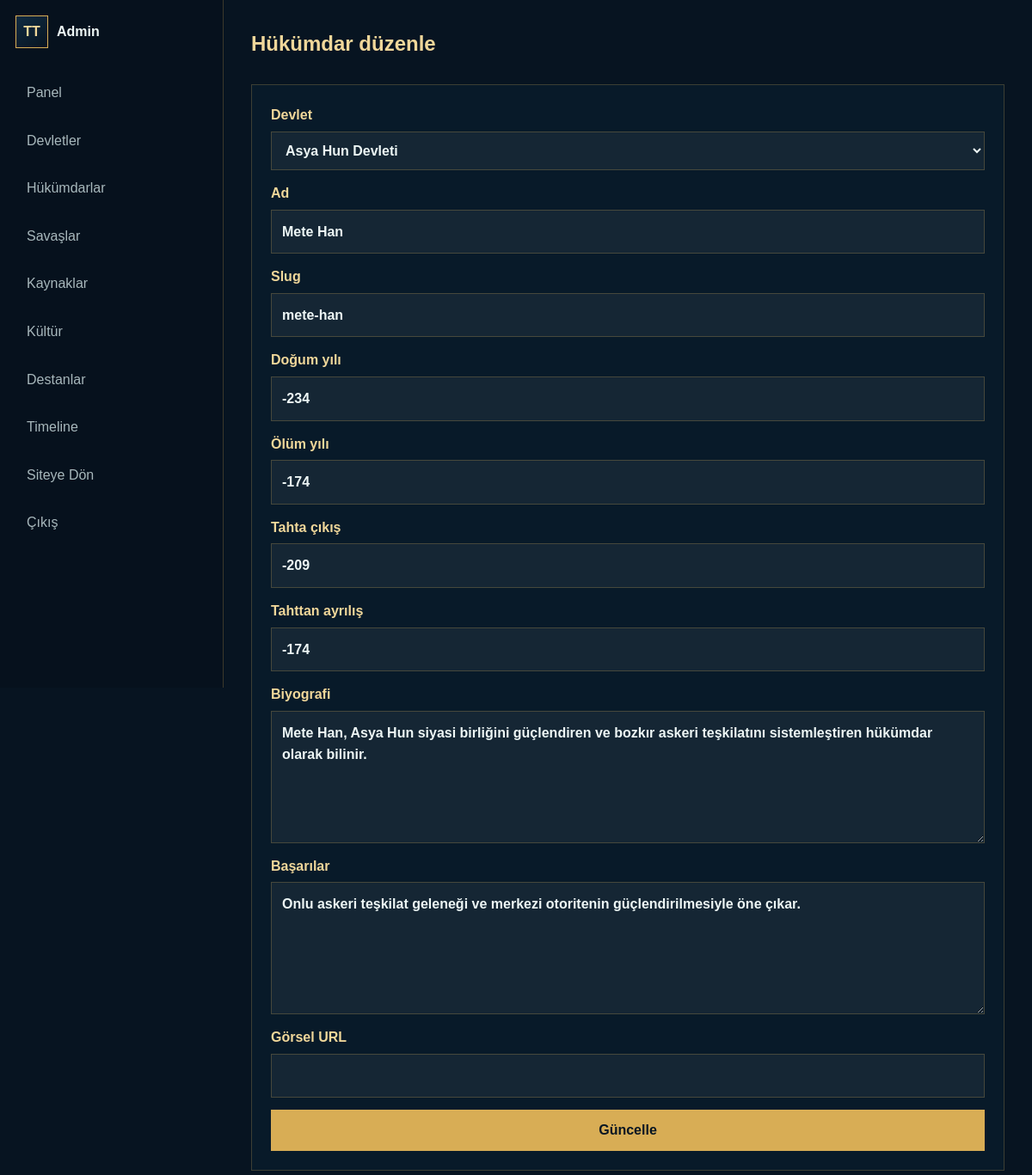
Page /turk-tarihi/admin/hukumdar-duzenle.php?id=1 (signed in) on the committed database.
### tables this page shows
CREATE TABLE rulers (
    id INT AUTO_INCREMENT PRIMARY KEY,
    state_id INT NOT NULL,
    name VARCHAR(180) NOT NULL,
    slug VARCHAR(190) NOT NULL UNIQUE,
    birth_year INT NULL,
    death_year INT NULL,
    reign_start INT NULL,
    reign_end INT NULL,
    biography MEDIUMTEXT,
    achievements MEDIUMTEXT,
    image VARCHAR(500),
    created_at TIMESTAMP DEFAULT CURRENT_TIMESTAMP,
    updated_at TIMESTAMP DEFAULT CURRENT_TIMESTAMP ON UPDATE CURRENT_TIMESTAMP,
    CONSTRAINT fk_rulers_state FOREIGN KEY (state_id) REFERENCES states(id) ON DELETE CASCADE,
    INDEX idx_rulers_slug (slug),
    INDEX idx_rulers_state (state_id)
);

CREATE TABLE states (
    id INT AUTO_INCREMENT PRIMARY KEY,
    name VARCHAR(180) NOT NULL,
    slug VARCHAR(190) NOT NULL UNIQUE,
    short_description TEXT,
    description MEDIUMTEXT,
    start_year INT,
    end_year INT NULL,
    capital VARCHAR(180),
    founder VARCHAR(180),
    government VARCHAR(180),
    religion VARCHAR(180),
    region VARCHAR(180),
    flag_image VARCHAR(500),
    symbol_image VARCHAR(500),
    map_image VARCHAR(500),
    hero_image VARCHAR(500),
    status VARCHAR(40) DEFAULT 'published',
    created_at TIMESTAMP DEFAULT CURRENT_TIMESTAMP,
    updated_at TIMESTAMP DEFAULT CURRENT_TIMESTAMP ON UPDATE CURRENT_TIMESTAMP,
    INDEX idx_states_slug (slug),
    INDEX idx_states_year (start_year),
    INDEX idx_states_status (status)
);

### turk-tarihi/includes/functions.php (called while the page is built, shortened)
<?php
require_once __DIR__ . '/database.php';
function e(?string $value): string
{
    return htmlspecialchars((string) $value, ENT_QUOTES, 'UTF-8');
}
function app_url(string $path = ''): string
{
    $path = '/' . ltrim($path, '/');
    return APP_URL !== '' ? APP_URL . $path : $path;
}
function fetch_all(string $sql, array $params = []): array
{
    $statement = db()->prepare($sql);
    $statement->execute($params);
    return $statement->fetchAll();
}
function fetch_one(string $sql, array $params = []): ?array
{
    $statement = db()->prepare($sql);
    $statement->execute($params);
    $row = $statement->fetch();
    return $row ?: null;
}

### turk-tarihi/includes/database.php (called while the page is built, shortened)
<?php
function db(): PDO
{
    static $pdo = null;
    if ($pdo instanceof PDO) {
        return $pdo;
    }
    $host = env_value('DB_HOST', '127.0.0.1');
    $port = env_value('DB_PORT', '3306');
    $name = env_value('DB_NAME', '');
    $user = env_value('DB_USER', '');
    $password = env_value('DB_PASSWORD', '');
    $dsn = "mysql:host={$host};port={$port};dbname={$name};charset=utf8mb4";
    try {
        $pdo = new PDO($dsn, $user, $password, [
            PDO::ATTR_ERRMODE => PDO::ERRMODE_EXCEPTION,
            PDO::ATTR_DEFAULT_FETCH_MODE => PDO::FETCH_ASSOC,
            PDO::ATTR_EMULATE_PREPARES => false,
        ]);
    } catch (PDOException $exception) {
        log_error($exception);
        http_response_code(500);
        if (APP_DEBUG) {
            exit('Veritabanı bağlantı hatası: ' . htmlspecialchars($exception->getMessage(), ENT_QUOTES, 'UTF-8'));
        }
        exit('Şu anda sistem bakımda. Lütfen daha sonra tekrar deneyin.');
    }
    return $pdo;
}

### turk-tarihi/admin/hukumdar-duzenle.php (the view, shortened to what this page needs)
<?php
require_once __DIR__ . '/../includes/auth.php';
$id = (int) ($_GET['id'] ?? 0);
$ruler = fetch_one('SELECT * FROM rulers WHERE id = ? LIMIT 1', [$id]);
$states = fetch_all('SELECT id, name FROM states ORDER BY name');
admin_header('Hükümdar Düzenle');
?>
<section class="admin-heading"><h1>Hükümdar düzenle</h1></section>
<form class="admin-form" method="post"><?= csrf_field() ?>
    <label>Devlet<select name="state_id"><?php foreach ($states as $state): ?><option value="<?= e((string) $state['id']) ?>" <?= (int) $ruler['state_id'] === (int) $state['id'] ? 'selected' : '' ?>><?= e($state['name']) ?></option><?php endforeach; ?></select></label>
    <?php text_input('name', 'Ad', $ruler); text_input('slug', 'Slug', $ruler); text_input('birth_year', 'Doğum yılı', $ruler, 'number'); text_input('death_year', 'Ölüm yılı', $ruler, 'number'); text_input('reign_start', 'Tahta çıkış', $ruler, 'number'); text_input('reign_end', 'Tahttan ayrılış', $ruler, 'number'); textarea_input('biography', 'Biyografi', $ruler); textarea_input('achievements', 'Başarılar', $ruler); text_input('image', 'Görsel URL', $ruler); ?>
    <button class="button primary" type="submit">Güncelle</button>
</form>
<?php admin_footer(); ?>

### turk-tarihi/includes/auth.php (shortened to what this page needs)
<?php
require_once __DIR__ . '/functions.php';
function admin_header(string $title): void
{
    ?>
    <!doctype html>
    <html lang="tr">
    <head>
        <link rel="stylesheet" href="<?= e(app_url('assets/css/main.css')) ?>">
        <link rel="stylesheet" href="<?= e(app_url('assets/css/components.css')) ?>">
    </head>
    <body class="admin-body">
    <aside class="admin-sidebar">
        <a class="brand" href="<?= e(app_url('admin/dashboard.php')) ?>"><span class="brand-mark">TT</span><span>Admin</span></a>
        <nav>
            <a href="<?= e(app_url('admin/dashboard.php')) ?>">Panel</a>
            <a href="<?= e(app_url('admin/devletler.php')) ?>">Devletler</a>
            <a href="<?= e(app_url('admin/hukumdarlar.php')) ?>">Hükümdarlar</a>
            <a href="<?= e(app_url('admin/savaslar.php')) ?>">Savaşlar</a>
            <a href="<?= e(app_url('admin/kaynaklar.php')) ?>">Kaynaklar</a>
            <a href="<?= e(app_url('admin/kultur.php')) ?>">Kültür</a>
            <a href="<?= e(app_url('admin/destanlar.php')) ?>">Destanlar</a>
            <a href="<?= e(app_url('admin/timeline.php')) ?>">Timeline</a>
            <a href="<?= e(app_url('/')) ?>">Siteye Dön</a>
            <a href="<?= e(app_url('admin/logout.php')) ?>">Çıkış</a>
        </nav>
    </aside>
    <main class="admin-main">
    <?php
}
function admin_footer(): void
{
    echo '</main></body></html>';
}
function form_value(array $data, string $key): string
{
    return e((string) ($data[$key] ?? ''));
}
function text_input(string $name, string $label, array $data = [], string $type = 'text'): void
{
    echo '<label>' . e($label) . '<input type="' . e($type) . '" name="' . e($name) . '" value="' . form_value($data, $name) . '"></label>';
}
function textarea_input(string $name, string $label, array $data = []): void
{
    echo '<label>' . e($label) . '<textarea name="' . e($name) . '" rows="5">' . form_value($data, $name) . '</textarea></label>';
}

### turk-tarihi/assets/css/main.css (style rules this page uses)
:root { --navy: #071421; --navy-2: #0b2033; --teal: #0f8f8f; --teal-soft: #8de2d8; --gold: #d8ad55; --gold-2: #f0d79a; --ink: #edf6f5; --muted: #a8b8bc; --line: rgba(216, 173, 85, .25); --panel: rgba(9, 28, 43, .88); --shadow: 0 20px 60px rgba(0, 0, 0, .32); }
* { box-sizing: border-box; }
html { scroll-behavior: smooth; }
body { margin: 0; font-family: Arial, Helvetica, sans-serif; color: var(--ink); background: var(--navy); line-height: 1.6; }
a { color: inherit; text-decoration: none; }
input, textarea, select, button { font: inherit; }
.brand { display: inline-flex; align-items: center; gap: 10px; font-weight: 800; letter-spacing: 0; }
.brand-mark { display: grid; place-items: center; width: 38px; height: 38px; border: 1px solid var(--gold); color: var(--gold-2); background: linear-gradient(145deg, #102c42, #071421); }
.button { display: inline-flex; align-items: center; justify-content: center; min-height: 44px; padding: 10px 18px; border: 1px solid var(--line); color: var(--ink); background: rgba(255, 255, 255, .04); cursor: pointer; }
.button.primary { border-color: var(--gold); color: #081622; background: var(--gold); font-weight: 800; }
.section-heading, .admin-heading { display: flex; align-items: end; justify-content: space-between; gap: 24px; margin-bottom: 28px; }
.search-form, .contact-panel form, .admin-form, .login-panel { display: grid; gap: 14px; }
label { display: grid; gap: 6px; color: var(--gold-2); font-weight: 700; }
input, textarea, select { width: 100%; border: 1px solid var(--line); color: var(--ink); background: rgba(255, 255, 255, .05); padding: 12px; }

### turk-tarihi/assets/css/components.css (style rules this page uses)
.admin-body { min-height: 100vh; display: grid; grid-template-columns: 260px 1fr; background: #071421; }
.admin-sidebar { position: sticky; top: 0; height: 100vh; padding: 18px; border-right: 1px solid var(--line); background: #06111d; }
.admin-sidebar nav { display: grid; gap: 8px; margin-top: 28px; }
.admin-sidebar nav a { padding: 10px 12px; color: var(--muted); border: 1px solid transparent; }
.admin-main { min-width: 0; padding: 32px; }
.admin-heading h1 { margin: 0; color: var(--gold-2); }
.admin-form { max-width: 900px; padding: 22px; border: 1px solid var(--line); background: var(--panel); }

### rows in the picture
rulers: state_id "Asya Hun Devleti", name "Mete Han", slug "mete-han", birth_year "-234", death_year "-174", reign_start "-209", reign_end "-174", biography "Mete Han, Asya Hun siyasi birliğini güçlendiren ve bozkır askeri teşkilatını sistemleştiren hükümdar olarak bilinir.", achievements "Onlu askeri teşkilat geleneği ve merkezi otoritenin güçlendirilmesiyle öne çıkar."

### other values in the picture
$label "Ad Slug Doğum yılı Ölüm yılı Tahta çıkış Tahttan ayrılış Görsel URL"
$label "Biyografi Başarılar"
